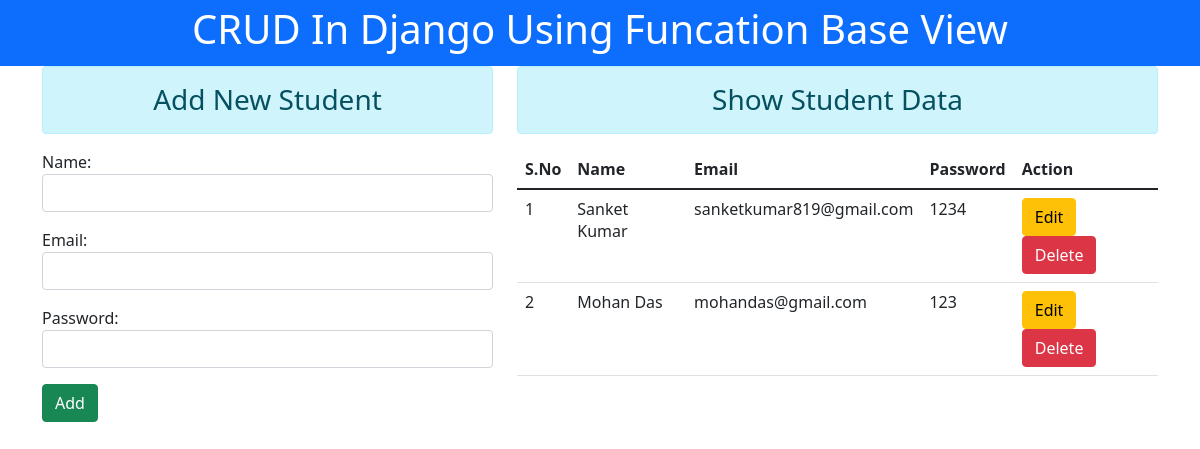
The page /fbv/ on the database as committed earlier.
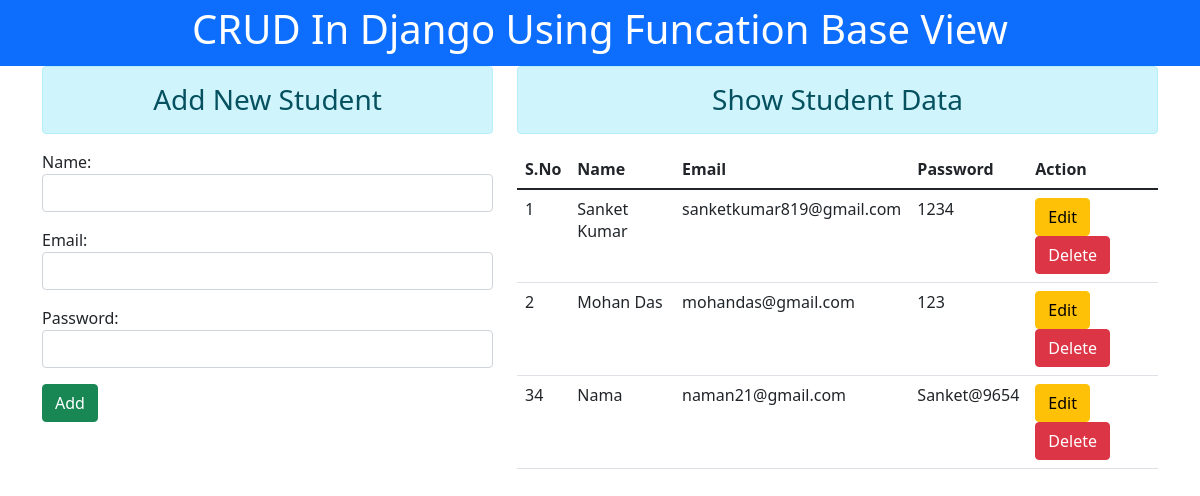
The same page on the database as committed later.
### student/models.py (models this page shows)
class User(models.Model):
    name = models.CharField(max_length=70)
    email = models.EmailField(max_length=70)
    password = models.CharField(max_length=100)

### Djcrudfun/views.py (the view)
# urls.py: path('',views.add_show, name='addshow'),
def add_show(request):
    if request.method == 'POST':
        fm = StudentRegistration(request.POST)
        if fm.is_valid():
          name =  fm.cleaned_data['name']
          email =  fm.cleaned_data['email']
          password =  fm.cleaned_data['password']
          reg = User(name=name,email=email,password=password)
          reg.save()
          fm = StudentRegistration()
    else:
        fm = StudentRegistration()
    stud = User.objects.all()
    return render(request, 'Djcrudfun/home.html',{'form':fm,'stu':stud})

### student/forms.py
class StudentRegistration(forms.ModelForm):
    class Meta:
        model = User
        fields = ['name','email','password']
        widgets = {
        'name':forms.TextInput(attrs={'class':'form-control','id':'nameid'}),
        'email':forms.TextInput(attrs={'class':'form-control','id':'emailid'}),
        'password':forms.TextInput(attrs={'class':'form-control','id':'passwordid'})
        }

### Djcrudfun/templates/Djcrudfun/home.html (shortened to what this page needs)
{% load static %}
<!DOCTYPE html5>
<html>
<head>
<link rel="stylesheet" href="{% static 'css/style.css' %}">
<link href="https://cdn.jsdelivr.net/npm/bootstrap@5.1.3/dist/css/bootstrap.min.css" rel="stylesheet">
</head>
<body>
<div class="space bg-primary">
<h1 class="text-center">CRUD In Django Using Funcation Base View</h1>
</div>
<div class="container">
<div class="row">
<div class="col-md-5 col-sm-5">
<h3 class ="text-center alert alert-info">Add New Student</h3>
<form action="" method="post">
{{form.as_p}}
<input type="submit" class="btn btn-success" id="btnsave" value="Add">
</form>
</div>
<div class="col-md-7 col-sm-7">
<h3 class ="text-center alert alert-info">Show Student Data</h3>
<table class="table table-hover">
<thead>
<tr>
<th scope="col">S.No</th>
<th scope="col">Name</th>
<th scope="col">Email</th>
<th scope="col">Password</th>
<th scope="col">Action</th>
</tr>
<thead>
<tbody>
{% for st in stu %}
<tr>
<td>{{ st.id }}</td>
<td>{{ st.name }}</td>
<td>{{ st.email }}</td>
<td>{{ st.password }}</td>
<td>
<a href="{% url 'updatedata' st.id %}" class="btn btn-warning"  > Edit</a>
<form action="{% url 'deletedata' st.id %}" method="post" class="d-inline">
<input type="submit" class="btn btn-danger" value="Delete">
</form>
</td>
</tr>
{% endfor %}
</tbody>
</table>
</div>
</div>
</div>
</body>
</html>

### Djcrudfun/static/css/style.css (style rules this page uses)
.space { padding:5px; color:#fff; }

Rows that differ between the two databases and show on the page:
added User: id "34", name "Nama", email "naman21@gmail.com", password "Sanket@9654"
